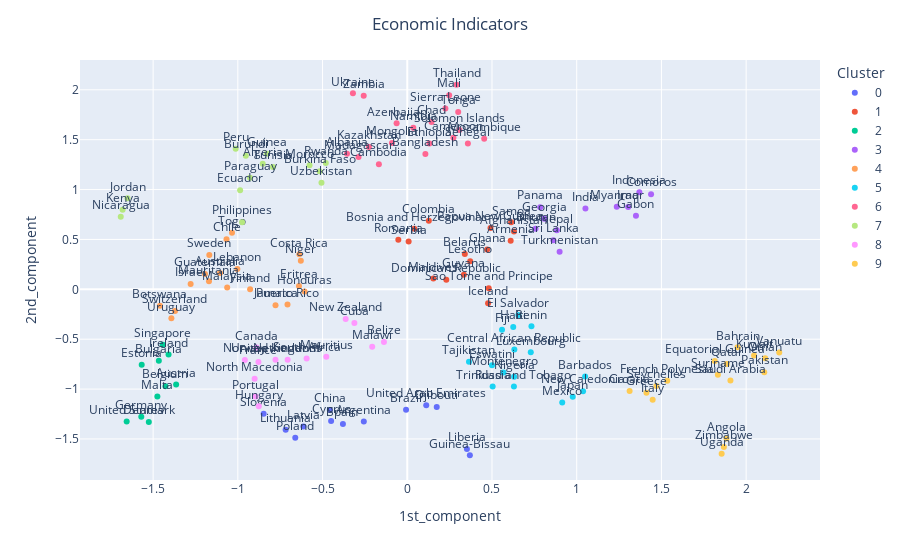
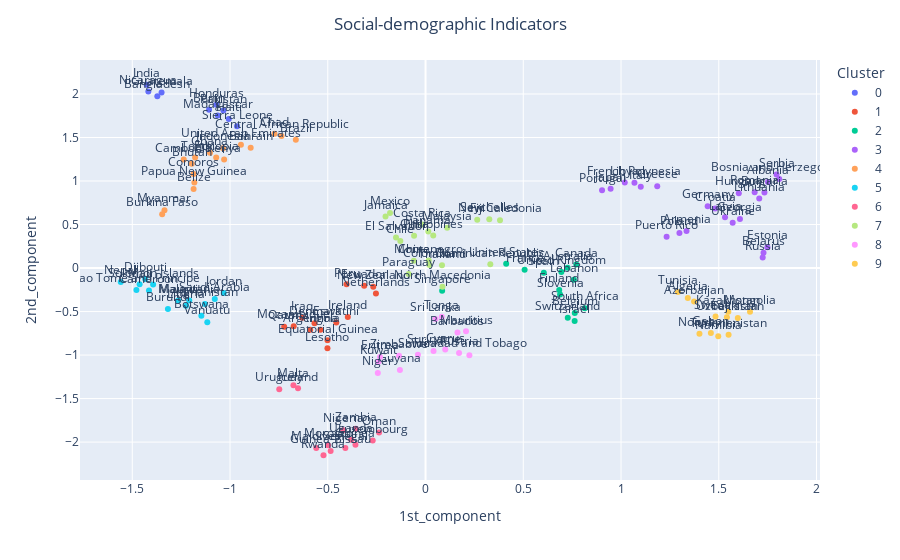
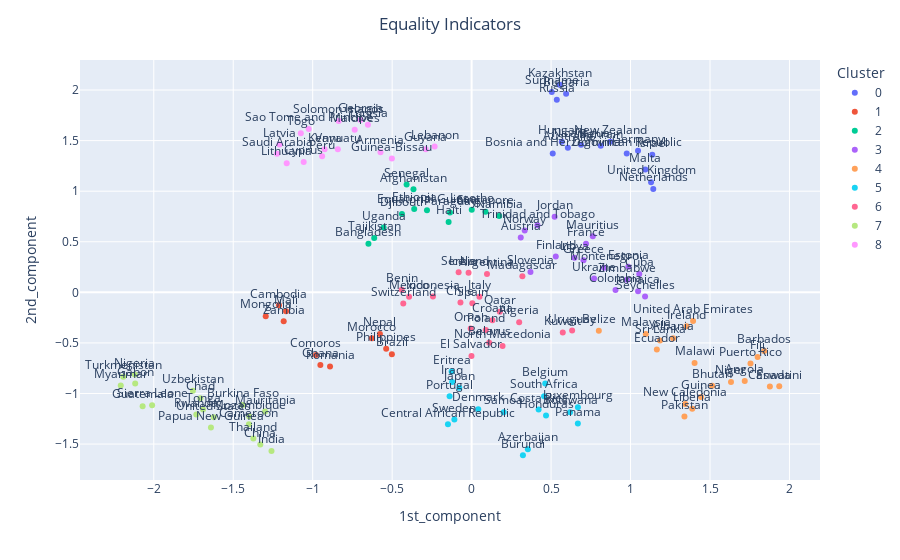
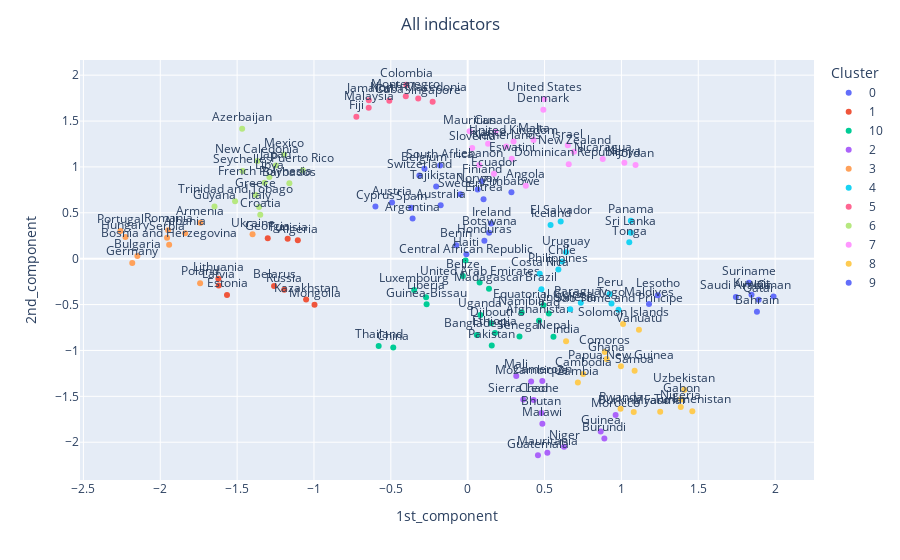

Notebook cell for these charts, in order:
### Code cell
for ind in ind_dict:
    df_norm = df_dict[ind]

    # Apply the TSNE chosen for that indicator
    df_tsne = pd.DataFrame(tsne_dict[ind].fit_transform(df_norm))

    # Scale the result
    scaled_df = pd.DataFrame(StandardScaler().fit_transform(df_tsne), index = df_norm.index, columns = [col_1comp, col_2comp])
    
    # Apply Affinity Propagation
    affinity = afprop_dict[ind].fit(scaled_df)

    # Update the DataFrame with the resulting Cluster labels
    labels_affinity = affinity.labels_
    df_dict[ind].loc[:, col_cluster] = labels_affinity
    scaled_df[col_cluster] = labels_affinity
    scaled_df[col_cluster] = scaled_df[col_cluster].astype(str)

    # Show the resulting chart
    fig = px.scatter(scaled_df, x = col_1comp, y = col_2comp, text = scaled_df.index, size_max=100, color=col_cluster, category_orders={col_cluster: sort(list(set(scaled_df.loc[:, col_cluster])))})
    fig.update_layout(title_text=ind, title_x=0.5)
    fig.update_traces(textposition='top center')
    fig.show()

### Figure 1 — Plotly figure (JSON) as saved in the notebook; plotly's stock layout.template omitted (floating-point values rounded to 4 significant figures)
{"data": [{"hovertemplate": "Cluster=0<br>1st_component=%{x}<br>2nd_component=%{y}<br>Country=%{text}<extra></extra>", "legendgroup": "0", "marker": {"color": "#636efa", "symbol": "circle"}, "mode": "markers+text", "name": "0", "orientation": "v", "showlegend": true, "text": ["Argentina", "Brazil", "China", "Cyprus", "Djibouti", "Guinea-Bissau", "Latvia", "Liberia", "Lithuania", "Poland", "Slovenia", "Spain", "United Arab Emirates"], "textposition": "top center", "type": "scatter", "x": [-0.2565, -0.007166, -0.4571, -0.4495, 0.1739, 0.3695, -0.6133, 0.352, -0.7177, -0.6609, -0.8477, -0.3798, 0.1119], "xaxis": "x", "y": [-1.326, -1.208, -1.209, -1.321, -1.181, -1.663, -1.376, -1.6, -1.407, -1.487, -1.248, -1.351, -1.161], "yaxis": "y"}, {"hovertemplate": "Cluster=1<br>1st_component=%{x}<br>2nd_component=%{y}<br>Country=%{text}<extra></extra>", "legendgroup": "1", "marker": {"color": "#EF553B", "symbol": "circle"}, "mode": "markers+text", "name": "1", "orientation": "v", "showlegend": true, "text": ["Afghanistan", "Armenia", "Belarus", "Bosnia and Herzegovina", "Colombia", "Dominican Republic", "Ghana", "Guyana", "Iceland", "Lesotho", "Maldives", "Papua New Guinea", "Romania", "Samoa", "Sao Tome and Principe", "Serbia"], "textposition": "top center", "type": "scatter", "x": [0.6298, 0.6103, 0.3397, 0.04169, 0.1273, 0.2303, 0.4716, 0.334, 0.4769, 0.3715, 0.154, 0.4911, -0.05269, 0.6132, 0.4807, 0.008102], "xaxis": "x", "y": [0.5785, 0.4858, 0.3552, 0.6066, 0.6873, 0.0961, 0.3995, 0.1469, -0.1389, 0.2825, 0.108, 0.614, 0.4976, 0.6723, 0.01106, 0.4798], "yaxis": "y"}, {"hovertemplate": "Cluster=2<br>1st_component=%{x}<br>2nd_component=%{y}<br>Country=%{text}<extra></extra>", "legendgroup": "2", "marker": {"color": "#00cc96", "symbol": "circle"}, "mode": "markers+text", "name": "2", "orientation": "v", "showlegend": true, "text": ["Austria", "Belgium", "Bulgaria", "Denmark", "Estonia", "Germany", "Ireland", "Malta", "Singapore", "United States"], "textposition": "top center", "type": "scatter", "x": [-1.364, -1.427, -1.466, -1.525, -1.567, -1.57, -1.409, -1.475, -1.443, -1.656], "xaxis": "x", "y": [-0.9532, -0.9713, -0.7168, -1.329, -0.7571, -1.277, -0.6539, -1.075, -0.5545, -1.326], "yaxis": "y"}, {"hovertemplate": "Cluster=3<br>1st_component=%{x}<br>2nd_component=%{y}<br>Country=%{text}<extra></extra>", "legendgroup": "3", "marker": {"color": "#ab63fa", "symbol": "circle"}, "mode": "markers+text", "name": "3", "orientation": "v", "showlegend": true, "text": ["Bhutan", "Comoros", "Gabon", "Georgia", "India", "Indonesia", "Iraq", "Myanmar", "Nepal", "Panama", "Sri Lanka", "Turkmenistan"], "textposition": "top center", "type": "scatter", "x": [0.757, 1.439, 1.35, 0.8091, 1.052, 1.37, 1.304, 1.236, 0.8828, 0.7845, 0.8624, 0.8991], "xaxis": "x", "y": [0.6081, 0.9538, 0.7381, 0.7086, 0.8092, 0.9743, 0.8243, 0.8272, 0.591, 0.823, 0.4922, 0.3767], "yaxis": "y"}, {"hovertemplate": "Cluster=4<br>1st_component=%{x}<br>2nd_component=%{y}<br>Country=%{text}<extra></extra>", "legendgroup": "4", "marker": {"color": "#FFA15A", "symbol": "circle"}, "mode": "markers+text", "name": "4", "orientation": "v", "showlegend": true, "text": ["Australia", "Botswana", "Chile", "Costa Rica", "Eritrea", "Finland", "Guatemala", "Honduras", "Israel", "Jamaica", "Lebanon", "Malaysia", "Mauritania", "Niger", "Puerto Rico", "Sweden", "Switzerland", "Togo", "Uruguay"], "textposition": "top center", "type": "scatter", "x": [-1.105, -1.46, -1.067, -0.6367, -0.6391, -0.9276, -1.194, -0.6061, -1.279, -0.7776, -1.003, -1.063, -1.17, -0.6282, -0.7068, -1.168, -1.371, -1.034, -1.392], "xaxis": "x", "y": [0.1643, -0.1649, 0.5031, 0.3505, 0.03241, -6.897e-06, 0.1536, -0.02099, 0.05356, -0.1592, 0.2027, 0.01759, 0.08004, 0.2862, -0.1521, 0.3446, -0.2184, 0.5682, -0.2905], "yaxis": "y"}, {"hovertemplate": "Cluster=5<br>1st_component=%{x}<br>2nd_component=%{y}<br>Country=%{text}<extra></extra>", "legendgroup": "5", "marker": {"color": "#19d3f3", "symbol": "circle"}, "mode": "markers+text", "name": "5", "orientation": "v", "showlegend": true, "text": ["Barbados", "Benin", "Central African Republic", "El Salvador", "Eswatini", "Fiji", "Haiti", "Japan", "Luxembourg", "Mexico", "Montenegro", "New Caledonia", "Nigeria", "Russia", "Tajikistan", "Trinidad and Tobago"], "textposition": "top center", "type": "scatter", "x": [1.05, 0.733, 0.632, 0.6557, 0.4999, 0.5592, 0.6254, 0.9766, 0.7289, 0.9145, 0.5679, 1.037, 0.6306, 0.504, 0.3643, 0.6294], "xaxis": "x", "y": [-0.8727, -0.3705, -0.6031, -0.2565, -0.7616, -0.4041, -0.3774, -1.078, -0.6316, -1.135, -0.834, -1.021, -0.8757, -0.9748, -0.7257, -0.9752], "yaxis": "y"}, {"hovertemplate": "Cluster=6<br>1st_component=%{x}<br>2nd_component=%{y}<br>Country=%{text}<extra></extra>", "legendgroup": "6", "marker": {"color": "#FF6692", "symbol": "circle"}, "mode": "markers+text", "name": "6", "orientation": "v", "showlegend": true, "text": ["Albania", "Azerbaijan", "Bangladesh", "Cambodia", "Cameroon", "Chad", "Ethiopia", "Kazakhstan", "Madagascar", "Mali", "Mongolia", "Mozambique", "Namibia", "Senegal", "Sierra Leone", "Solomon Islands", "Thailand", "Tonga", "Ukraine", "Zambia"], "textposition": "top center", "type": "scatter", "x": [-0.3558, -0.06292, 0.107, -0.1675, 0.2723, 0.1434, 0.1308, -0.2263, -0.2876, 0.2472, -0.09053, 0.454, 0.03561, 0.3578, 0.2251, 0.3076, 0.291, 0.3006, -0.3208, -0.2571], "xaxis": "x", "y": [1.359, 1.665, 1.356, 1.254, 1.52, 1.677, 1.463, 1.425, 1.327, 1.947, 1.467, 1.51, 1.62, 1.461, 1.813, 1.597, 2.051, 1.779, 1.965, 1.94], "yaxis": "y"}, {"hovertemplate": "Cluster=7<br>1st_component=%{x}<br>2nd_component=%{y}<br>Country=%{text}<extra></extra>", "legendgroup": "7", "marker": {"color": "#B6E880", "symbol": "circle"}, "mode": "markers+text", "name": "7", "orientation": "v", "showlegend": true, "text": ["Algeria", "Burkina Faso", "Burundi", "Ecuador", "Guinea", "Jordan", "Kenya", "Morocco", "Nicaragua", "Paraguay", "Peru", "Philippines", "Rwanda", "Tunisia", "Uzbekistan"], "textposition": "top center", "type": "scatter", "x": [-0.8532, -0.5172, -0.9528, -0.9865, -0.8287, -1.651, -1.68, -0.5768, -1.691, -0.9281, -1.013, -0.9746, -0.4809, -0.7929, -0.5063], "xaxis": "x", "y": [1.259, 1.185, 1.338, 0.9936, 1.36, 0.9123, 0.7979, 1.243, 0.7285, 1.117, 1.41, 0.673, 1.267, 1.226, 1.069], "yaxis": "y"}, {"hovertemplate": "Cluster=8<br>1st_component=%{x}<br>2nd_component=%{y}<br>Country=%{text}<extra></extra>", "legendgroup": "8", "marker": {"color": "#FF97FF", "symbol": "circle"}, "mode": "markers+text", "name": "8", "orientation": "v", "showlegend": true, "text": ["Belize", "Canada", "Cuba", "France", "Hungary", "Malawi", "Mauritius", "Netherlands", "New Zealand", "North Macedonia", "Norway", "Portugal", "South Africa", "United Kingdom"], "textposition": "top center", "type": "scatter", "x": [-0.1376, -0.8902, -0.312, -0.8784, -0.8765, -0.2069, -0.4779, -0.706, -0.3636, -0.9008, -0.9584, -0.8952, -0.5939, -0.7777], "xaxis": "x", "y": [-0.5278, -0.5821, -0.3367, -0.7298, -1.173, -0.5745, -0.6749, -0.7059, -0.2968, -0.896, -0.7073, -1.075, -0.6935, -0.706], "yaxis": "y"}, {"hovertemplate": "Cluster=9<br>1st_component=%{x}<br>2nd_component=%{y}<br>Country=%{text}<extra></extra>", "legendgroup": "9", "marker": {"color": "#FECB52", "symbol": "circle"}, "mode": "markers+text", "name": "9", "orientation": "v", "showlegend": true, "text": ["Angola", "Bahrain", "Croatia", "Equatorial Guinea", "French Polynesia", "Greece", "Italy", "Kuwait", "Oman", "Pakistan", "Qatar", "Saudi Arabia", "Seychelles", "Suriname", "Uganda", "Vanuatu", "Zimbabwe"], "textposition": "top center", "type": "scatter", "x": [1.884, 1.949, 1.312, 1.815, 1.534, 1.412, 1.448, 2.047, 2.112, 2.107, 1.886, 1.907, 1.47, 1.833, 1.855, 2.195, 1.869], "xaxis": "x", "y": [-1.496, -0.5807, -1.019, -0.7178, -0.916, -1.037, -1.106, -0.6623, -0.6913, -0.8307, -0.7474, -0.9143, -0.9683, -0.8564, -1.649, -0.633, -1.581], "yaxis": "y"}], "layout": {"legend": {"title": {"text": "Cluster"}, "tracegroupgap": 0}, "margin": {"t": 60}, "title": {"text": "Economic Indicators", "x": 0.5}, "xaxis": {"anchor": "y", "domain": [0, 1], "title": {"text": "1st_component"}}, "yaxis": {"anchor": "x", "domain": [0, 1], "title": {"text": "2nd_component"}}}}

### Figure 2 — Plotly figure (JSON) as saved in the notebook; plotly's stock layout.template omitted (floating-point values rounded to 4 significant figures)
{"data": [{"hovertemplate": "Cluster=0<br>1st_component=%{x}<br>2nd_component=%{y}<br>Country=%{text}<extra></extra>", "legendgroup": "0", "marker": {"color": "#636efa", "symbol": "circle"}, "mode": "markers+text", "name": "0", "orientation": "v", "showlegend": true, "text": ["Bangladesh", "Benin", "Guatemala", "Haiti", "Honduras", "India", "Madagascar", "Nicaragua", "Pakistan", "Sierra Leone"], "textposition": "top center", "type": "scatter", "x": [-1.372, -1.107, -1.35, -1.007, -1.07, -1.426, -1.063, -1.418, -1.034, -0.9642], "xaxis": "x", "y": [1.975, 1.819, 2.018, 1.713, 1.878, 2.106, 1.753, 2.028, 1.81, 1.628], "yaxis": "y"}, {"hovertemplate": "Cluster=1<br>1st_component=%{x}<br>2nd_component=%{y}<br>Country=%{text}<extra></extra>", "legendgroup": "1", "marker": {"color": "#EF553B", "symbol": "circle"}, "mode": "markers+text", "name": "1", "orientation": "v", "showlegend": true, "text": ["Angola", "Argentina", "Denmark", "Ecuador", "Equatorial Guinea", "Eswatini", "Iraq", "Ireland", "Lesotho", "Mozambique", "Netherlands", "New Zealand", "Peru", "Qatar"], "textposition": "top center", "type": "scatter", "x": [-0.5377, -0.59, -0.5679, -0.3137, -0.5014, -0.4563, -0.6307, -0.3977, -0.5016, -0.6744, -0.2536, -0.2673, -0.404, -0.723], "xaxis": "x", "y": [-0.7103, -0.7091, -0.6344, -0.2046, -0.8303, -0.6273, -0.5722, -0.5622, -0.923, -0.6685, -0.2923, -0.216, -0.1869, -0.6738], "yaxis": "y"}, {"hovertemplate": "Cluster=2<br>1st_component=%{x}<br>2nd_component=%{y}<br>Country=%{text}<extra></extra>", "legendgroup": "2", "marker": {"color": "#00cc96", "symbol": "circle"}, "mode": "markers+text", "name": "2", "orientation": "v", "showlegend": true, "text": ["Australia", "Belgium", "Canada", "Finland", "France", "Israel", "Lebanon", "Singapore", "Slovenia", "South Africa", "Spain", "Switzerland", "United Kingdom", "United States"], "textposition": "top center", "type": "scatter", "x": [0.7265, 0.7635, 0.7713, 0.6838, 0.5068, 0.7628, 0.7589, 0.08497, 0.6883, 0.8144, 0.605, 0.7276, 0.6948, 0.4125], "xaxis": "x", "y": [0.004481, -0.5177, 0.04178, -0.2519, -0.01956, -0.609, -0.1344, -0.2618, -0.3052, -0.4615, -0.05417, -0.5711, -0.04483, 0.04909], "yaxis": "y"}, {"hovertemplate": "Cluster=3<br>1st_component=%{x}<br>2nd_component=%{y}<br>Country=%{text}<extra></extra>", "legendgroup": "3", "marker": {"color": "#ab63fa", "symbol": "circle"}, "mode": "markers+text", "name": "3", "orientation": "v", "showlegend": true, "text": ["Albania", "Armenia", "Belarus", "Bosnia and Herzegovina", "Bulgaria", "Croatia", "Estonia", "French Polynesia", "Georgia", "Germany", "Greece", "Hungary", "Italy", "Japan", "Latvia", "Libya", "Lithuania", "Poland", "Portugal", "Puerto Rico", "Romania", "Russia", "Serbia", "Ukraine"], "textposition": "top center", "type": "scatter", "x": [1.752, 1.335, 1.729, 1.809, 1.734, 1.481, 1.749, 1.069, 1.608, 1.443, 1.185, 1.602, 1.101, 0.9468, 1.532, 1.019, 1.707, 1.299, 0.9029, 1.233, 1.684, 1.725, 1.795, 1.571], "xaxis": "x", "y": [0.9893, 0.4242, 0.1742, 1.024, 0.8679, 0.6852, 0.2396, 0.9812, 0.5633, 0.7103, 0.9406, 0.8606, 0.9338, 0.912, 0.5831, 0.9831, 0.7978, 0.4016, 0.8946, 0.3589, 0.8711, 0.1205, 1.075, 0.5215], "yaxis": "y"}, {"hovertemplate": "Cluster=4<br>1st_component=%{x}<br>2nd_component=%{y}<br>Country=%{text}<extra></extra>", "legendgroup": "4", "marker": {"color": "#FFA15A", "symbol": "circle"}, "mode": "markers+text", "name": "4", "orientation": "v", "showlegend": true, "text": ["Bahrain", "Belize", "Bhutan", "Brazil", "Burkina Faso", "Cambodia", "Central African Republic", "Chad", "Comoros", "Ethiopia", "Ghana", "Indonesia", "Kenya", "Myanmar", "Papua New Guinea", "Togo", "United Arab Emirates"], "textposition": "top center", "type": "scatter", "x": [-0.8944, -1.186, -1.196, -0.6633, -1.347, -1.237, -0.7366, -0.7727, -1.187, -1.071, -1.102, -1.036, -1.03, -1.335, -1.182, -1.179, -0.9442], "xaxis": "x", "y": [1.382, 0.9074, 1.198, 1.474, 0.6184, 1.247, 1.516, 1.543, 1.081, 1.27, 1.325, 1.377, 1.248, 0.6649, 0.984, 1.271, 1.418], "yaxis": "y"}, {"hovertemplate": "Cluster=5<br>1st_component=%{x}<br>2nd_component=%{y}<br>Country=%{text}<extra></extra>", "legendgroup": "5", "marker": {"color": "#19d3f3", "symbol": "circle"}, "mode": "markers+text", "name": "5", "orientation": "v", "showlegend": true, "text": ["Afghanistan", "Botswana", "Burundi", "Cameroon", "Djibouti", "Jordan", "Liberia", "Malawi", "Mali", "Mauritania", "Nepal", "Sao Tome and Principe", "Saudi Arabia", "Solomon Islands", "Vanuatu"], "textposition": "top center", "type": "scatter", "x": [-1.129, -1.147, -1.318, -1.415, -1.434, -1.032, -1.225, -1.265, -1.462, -1.208, -1.559, -1.479, -1.078, -1.393, -1.116], "xaxis": "x", "y": [-0.413, -0.5469, -0.471, -0.2573, -0.1248, -0.2866, -0.4328, -0.3731, -0.1872, -0.3734, -0.1609, -0.2528, -0.3551, -0.1899, -0.6222], "yaxis": "y"}, {"hovertemplate": "Cluster=6<br>1st_component=%{x}<br>2nd_component=%{y}<br>Country=%{text}<extra></extra>", "legendgroup": "6", "marker": {"color": "#FF6692", "symbol": "circle"}, "mode": "markers+text", "name": "6", "orientation": "v", "showlegend": true, "text": ["Guinea", "Guinea-Bissau", "Iceland", "Luxembourg", "Maldives", "Malta", "Morocco", "Nigeria", "Oman", "Rwanda", "Senegal", "Uganda", "Uruguay", "Zambia"], "textposition": "top center", "type": "scatter", "x": [-0.3585, -0.4855, -0.6522, -0.2701, -0.5589, -0.6756, -0.4988, -0.4208, -0.2377, -0.522, -0.41, -0.3803, -0.7481, -0.3571], "xaxis": "x", "y": [-2.032, -2.103, -1.382, -1.982, -2.067, -1.347, -2.035, -1.863, -1.889, -2.151, -2.068, -1.972, -1.392, -1.846], "yaxis": "y"}, {"hovertemplate": "Cluster=7<br>1st_component=%{x}<br>2nd_component=%{y}<br>Country=%{text}<extra></extra>", "legendgroup": "7", "marker": {"color": "#B6E880", "symbol": "circle"}, "mode": "markers+text", "name": "7", "orientation": "v", "showlegend": true, "text": ["Chile", "China", "Colombia", "Costa Rica", "Cuba", "Dominican Republic", "El Salvador", "Fiji", "Jamaica", "Malaysia", "Mexico", "Montenegro", "New Caledonia", "North Macedonia", "Panama", "Paraguay", "Philippines", "Seychelles", "Thailand"], "textposition": "top center", "type": "scatter", "x": [-0.1289, -0.05987, 0.02007, -0.01566, -0.05852, 0.3314, -0.1511, 0.2645, -0.2046, 0.1109, -0.1817, 0.01618, 0.381, 0.08663, 0.01417, -0.0862, 0.03949, 0.3262, 0.08423], "xaxis": "x", "y": [0.3096, 0.08341, 0.03547, 0.4994, 0.3715, 0.04342, 0.3521, 0.5555, 0.5927, 0.4628, 0.6314, 0.08797, 0.5502, -0.2145, 0.4193, -0.06771, 0.3734, 0.5609, 0.03204], "yaxis": "y"}, {"hovertemplate": "Cluster=8<br>1st_component=%{x}<br>2nd_component=%{y}<br>Country=%{text}<extra></extra>", "legendgroup": "8", "marker": {"color": "#FF97FF", "symbol": "circle"}, "mode": "markers+text", "name": "8", "orientation": "v", "showlegend": true, "text": ["Austria", "Barbados", "Cyprus", "Eritrea", "Guyana", "Kuwait", "Mauritius", "Niger", "Samoa", "Sri Lanka", "Suriname", "Tonga", "Trinidad and Tobago", "Zimbabwe"], "textposition": "top center", "type": "scatter", "x": [0.1714, 0.1634, 0.101, -0.2329, -0.131, -0.2405, 0.207, -0.2441, -0.03891, 0.05068, 0.04101, 0.083, 0.2244, -0.1355], "xaxis": "x", "y": [-0.9777, -0.7399, -0.935, -1.022, -1.171, -1.076, -0.7265, -1.206, -0.9961, -0.5847, -0.9543, -0.5604, -1.001, -1.009], "yaxis": "y"}, {"hovertemplate": "Cluster=9<br>1st_component=%{x}<br>2nd_component=%{y}<br>Country=%{text}<extra></extra>", "legendgroup": "9", "marker": {"color": "#FECB52", "symbol": "circle"}, "mode": "markers+text", "name": "9", "orientation": "v", "showlegend": true, "text": ["Algeria", "Azerbaijan", "Gabon", "Kazakhstan", "Mongolia", "Namibia", "Norway", "Sweden", "Tajikistan", "Tunisia", "Turkmenistan", "Uzbekistan"], "textposition": "top center", "type": "scatter", "x": [1.342, 1.374, 1.459, 1.549, 1.66, 1.497, 1.401, 1.483, 1.597, 1.291, 1.55, 1.542], "xaxis": "x", "y": [-0.3447, -0.3837, -0.7476, -0.5018, -0.5032, -0.7847, -0.7549, -0.5566, -0.5741, -0.2765, -0.767, -0.5665], "yaxis": "y"}], "layout": {"legend": {"title": {"text": "Cluster"}, "tracegroupgap": 0}, "margin": {"t": 60}, "title": {"text": "Social-demographic Indicators", "x": 0.5}, "xaxis": {"anchor": "y", "domain": [0, 1], "title": {"text": "1st_component"}}, "yaxis": {"anchor": "x", "domain": [0, 1], "title": {"text": "2nd_component"}}}}

### Figure 3 — Plotly figure (JSON) as saved in the notebook; plotly's stock layout.template omitted (floating-point values rounded to 4 significant figures)
{"data": [{"hovertemplate": "Cluster=0<br>1st_component=%{x}<br>2nd_component=%{y}<br>Country=%{text}<extra></extra>", "legendgroup": "0", "marker": {"color": "#636efa", "symbol": "circle"}, "mode": "markers+text", "name": "0", "orientation": "v", "showlegend": true, "text": ["Australia", "Bahrain", "Bosnia and Herzegovina", "Bulgaria", "Dominican Republic", "Germany", "Hungary", "Israel", "Kazakhstan", "Malta", "Netherlands", "New Zealand", "Nicaragua", "Russia", "Suriname", "United Kingdom"], "textposition": "top center", "type": "scatter", "x": [0.6055, 0.8125, 0.5104, 0.5946, 0.976, 1.047, 0.5674, 1.137, 0.5541, 1.093, 1.143, 0.8725, 0.6887, 0.5361, 0.5043, 1.129], "xaxis": "x", "y": [1.431, 1.45, 1.373, 1.963, 1.372, 1.4, 1.489, 1.36, 2.052, 1.215, 1.022, 1.489, 1.459, 1.903, 1.981, 1.089], "yaxis": "y"}, {"hovertemplate": "Cluster=1<br>1st_component=%{x}<br>2nd_component=%{y}<br>Country=%{text}<extra></extra>", "legendgroup": "1", "marker": {"color": "#EF553B", "symbol": "circle"}, "mode": "markers+text", "name": "1", "orientation": "v", "showlegend": true, "text": ["Brazil", "Cambodia", "Comoros", "Ghana", "Mali", "Mongolia", "Morocco", "Nepal", "Philippines", "Romania", "Zambia"], "textposition": "top center", "type": "scatter", "x": [-0.5017, -1.212, -0.9794, -0.9517, -1.168, -1.296, -0.6278, -0.577, -0.5377, -0.891, -1.182], "xaxis": "x", "y": [-0.6116, -0.1278, -0.6194, -0.7188, -0.187, -0.236, -0.4545, -0.4122, -0.5585, -0.7343, -0.286], "yaxis": "y"}, {"hovertemplate": "Cluster=2<br>1st_component=%{x}<br>2nd_component=%{y}<br>Country=%{text}<extra></extra>", "legendgroup": "2", "marker": {"color": "#00cc96", "symbol": "circle"}, "mode": "markers+text", "name": "2", "orientation": "v", "showlegend": true, "text": ["Afghanistan", "Bangladesh", "Djibouti", "Equatorial Guinea", "Ethiopia", "Haiti", "Lesotho", "Namibia", "Paraguay", "Senegal", "Singapore", "Tajikistan", "Uganda"], "textposition": "top center", "type": "scatter", "x": [-0.3658, -0.6492, -0.4384, -0.2809, -0.3612, -0.1449, 0.0007924, 0.1737, -0.1359, -0.4091, 0.08732, -0.613, -0.5542], "xaxis": "x", "y": [1.018, 0.4806, 0.7736, 0.8107, 0.8229, 0.6965, 0.8158, 0.7542, 0.7903, 1.067, 0.7962, 0.5366, 0.6412], "yaxis": "y"}, {"hovertemplate": "Cluster=3<br>1st_component=%{x}<br>2nd_component=%{y}<br>Country=%{text}<extra></extra>", "legendgroup": "3", "marker": {"color": "#ab63fa", "symbol": "circle"}, "mode": "markers+text", "name": "3", "orientation": "v", "showlegend": true, "text": ["Austria", "Colombia", "Cuba", "Estonia", "Finland", "France", "Greece", "Jamaica", "Jordan", "Libya", "Mauritius", "Montenegro", "Norway", "Seychelles", "Slovenia", "Trinidad and Tobago", "Ukraine", "Zimbabwe"], "textposition": "top center", "type": "scatter", "x": [0.3093, 0.9055, 1.055, 0.9862, 0.5295, 0.7198, 0.704, 1.047, 0.5223, 0.6473, 0.7625, 0.8334, 0.3341, 1.092, 0.3705, 0.4142, 0.7706, 0.9778], "xaxis": "x", "y": [0.5416, 0.02352, 0.1804, 0.2519, 0.3542, 0.4792, 0.3162, 0.01189, 0.7465, 0.3427, 0.5539, 0.2429, 0.6117, -0.04061, 0.2004, 0.6629, 0.1359, 0.1243], "yaxis": "y"}, {"hovertemplate": "Cluster=4<br>1st_component=%{x}<br>2nd_component=%{y}<br>Country=%{text}<extra></extra>", "legendgroup": "4", "marker": {"color": "#FFA15A", "symbol": "circle"}, "mode": "markers+text", "name": "4", "orientation": "v", "showlegend": true, "text": ["Albania", "Angola", "Barbados", "Belize", "Bhutan", "Canada", "Ecuador", "Eswatini", "Fiji", "Guinea", "Ireland", "Liberia", "Malawi", "Malaysia", "New Caledonia", "Niger", "Pakistan", "Puerto Rico", "Sri Lanka", "United Arab Emirates"], "textposition": "top center", "type": "scatter", "x": [1.268, 1.719, 1.841, 0.8005, 1.513, 1.877, 1.166, 1.936, 1.8, 1.444, 1.353, 1.388, 1.403, 1.096, 1.344, 1.632, 1.339, 1.755, 1.185, 1.394], "xaxis": "x", "y": [-0.4535, -0.8776, -0.5811, -0.3788, -0.9247, -0.9299, -0.5658, -0.9285, -0.6393, -1.034, -0.3352, -1.151, -0.6979, -0.4109, -1.103, -0.8872, -1.226, -0.7046, -0.4757, -0.2836], "yaxis": "y"}, {"hovertemplate": "Cluster=5<br>1st_component=%{x}<br>2nd_component=%{y}<br>Country=%{text}<extra></extra>", "legendgroup": "5", "marker": {"color": "#19d3f3", "symbol": "circle"}, "mode": "markers+text", "name": "5", "orientation": "v", "showlegend": true, "text": ["Azerbaijan", "Belgium", "Botswana", "Burundi", "Central African Republic", "Costa Rica", "Denmark", "Eritrea", "Honduras", "Iraq", "Japan", "Luxembourg", "Panama", "Portugal", "Samoa", "South Africa", "Sweden"], "textposition": "top center", "type": "scatter", "x": [0.354, 0.4634, 0.6195, 0.3228, -0.1488, 0.4215, 0.04154, -0.1258, 0.4683, -0.1222, -0.07762, 0.6688, 0.6685, -0.1385, 0.2016, 0.456, -0.1084], "xaxis": "x", "y": [-1.551, -0.9006, -1.185, -1.611, -1.305, -1.157, -1.155, -0.7836, -1.217, -0.8867, -0.944, -1.135, -1.296, -1.028, -1.185, -1.027, -1.256], "yaxis": "y"}, {"hovertemplate": "Cluster=6<br>1st_component=%{x}<br>2nd_component=%{y}<br>Country=%{text}<extra></extra>", "legendgroup": "6", "marker": {"color": "#FF6692", "symbol": "circle"}, "mode": "markers+text", "name": "6", "orientation": "v", "showlegend": true, "text": ["Algeria", "Argentina", "Belarus", "Benin", "Chile", "Croatia", "El Salvador", "Iceland", "Indonesia", "Italy", "Kuwait", "Madagascar", "Mexico", "North Macedonia", "Oman", "Poland", "Qatar", "Serbia", "Spain", "Switzerland", "Uruguay"], "textposition": "top center", "type": "scatter", "x": [0.2992, 0.09673, 0.1105, -0.4398, -0.07019, 0.1309, -0.0008679, -0.01917, -0.2433, 0.04931, 0.5736, 0.3195, -0.3935, 0.1947, -0.005741, 0.08935, 0.1776, -0.08171, 0.004494, -0.4301, 0.6325], "xaxis": "x", "y": [-0.2956, 0.1816, -0.4976, 0.02596, -0.09997, -0.275, -0.6301, 0.1939, -0.04074, -0.04379, -0.3969, 0.159, -0.04357, -0.5305, -0.3573, -0.3712, -0.1924, 0.1978, -0.1079, -0.1093, -0.378], "yaxis": "y"}, {"hovertemplate": "Cluster=7<br>1st_component=%{x}<br>2nd_component=%{y}<br>Country=%{text}<extra></extra>", "legendgroup": "7", "marker": {"color": "#B6E880", "symbol": "circle"}, "mode": "markers+text", "name": "7", "orientation": "v", "showlegend": true, "text": ["Burkina Faso", "Cameroon", "Chad", "China", "Gabon", "Guatemala", "India", "Mauritania", "Mozambique", "Myanmar", "Nigeria", "Papua New Guinea", "Rwanda", "Sierra Leone", "Thailand", "Tonga", "Turkmenistan", "United States", "Uzbekistan"], "textposition": "top center", "type": "scatter", "x": [-1.441, -1.401, -1.707, -1.33, -2.117, -2.07, -1.259, -1.3, -1.399, -2.208, -2.119, -1.64, -1.732, -2.01, -1.373, -1.69, -2.192, -1.623, -1.754], "xaxis": "x", "y": [-1.113, -1.305, -1.046, -1.505, -0.9023, -1.126, -1.568, -1.177, -1.228, -0.9217, -0.8129, -1.335, -1.208, -1.116, -1.446, -1.158, -0.8337, -1.236, -0.9729], "yaxis": "y"}, {"hovertemplate": "Cluster=8<br>1st_component=%{x}<br>2nd_component=%{y}<br>Country=%{text}<extra></extra>", "legendgroup": "8", "marker": {"color": "#FF97FF", "symbol": "circle"}, "mode": "markers+text", "name": "8", "orientation": "v", "showlegend": true, "text": ["Armenia", "Cyprus", "Georgia", "Guinea-Bissau", "Guyana", "Kenya", "Latvia", "Lebanon", "Lithuania", "Maldives", "Peru", "Sao Tome and Principe", "Saudi Arabia", "Solomon Islands", "Togo", "Tunisia", "Vanuatu"], "textposition": "top center", "type": "scatter", "x": [-0.5734, -1.057, -0.6998, -0.5017, -0.2891, -0.9251, -1.209, -0.2326, -1.164, -0.7357, -0.9408, -1.025, -1.224, -0.8366, -1.075, -0.6526, -0.8418], "xaxis": "x", "y": [1.385, 1.289, 1.704, 1.324, 1.415, 1.415, 1.461, 1.442, 1.276, 1.609, 1.345, 1.615, 1.371, 1.694, 1.573, 1.656, 1.415], "yaxis": "y"}], "layout": {"legend": {"title": {"text": "Cluster"}, "tracegroupgap": 0}, "margin": {"t": 60}, "title": {"text": "Equality Indicators", "x": 0.5}, "xaxis": {"anchor": "y", "domain": [0, 1], "title": {"text": "1st_component"}}, "yaxis": {"anchor": "x", "domain": [0, 1], "title": {"text": "2nd_component"}}}}

### Figure 4 — Plotly figure (JSON) as saved in the notebook; plotly's stock layout.template omitted (floating-point values rounded to 4 significant figures)
{"data": [{"hovertemplate": "Cluster=0<br>1st_component=%{x}<br>2nd_component=%{y}<br>Country=%{text}<extra></extra>", "legendgroup": "0", "marker": {"color": "#636efa", "symbol": "circle"}, "mode": "markers+text", "name": "0", "orientation": "v", "showlegend": true, "text": ["Argentina", "Australia", "Austria", "Belgium", "Benin", "Botswana", "Cyprus", "Eritrea", "Finland", "Haiti", "Honduras", "Ireland", "Norway", "South Africa", "Spain", "Sweden", "Switzerland", "Tajikistan", "Zimbabwe"], "textposition": "top center", "type": "scatter", "x": [-0.3584, -0.1757, -0.4921, -0.2812, -0.07462, 0.1391, -0.6002, 0.1031, 0.09191, -0.00846, 0.1086, 0.1524, 0.06485, -0.1797, -0.3676, -0.04723, -0.3144, -0.2051, 0.2846], "xaxis": "x", "y": [0.4393, 0.5823, 0.6133, 0.9814, 0.1478, 0.2835, 0.569, 0.6491, 0.8449, 0.04877, 0.1969, 0.3833, 0.7539, 1.014, 0.5565, 0.7011, 0.9063, 0.7868, 0.7231], "yaxis": "y"}, {"hovertemplate": "Cluster=1<br>1st_component=%{x}<br>2nd_component=%{y}<br>Country=%{text}<extra></extra>", "legendgroup": "1", "marker": {"color": "#EF553B", "symbol": "circle"}, "mode": "markers+text", "name": "1", "orientation": "v", "showlegend": true, "text": ["Algeria", "Belarus", "Estonia", "Georgia", "Kazakhstan", "Latvia", "Lithuania", "Mongolia", "Russia", "Tunisia"], "textposition": "top center", "type": "scatter", "x": [-1.105, -1.26, -1.566, -1.301, -1.051, -1.62, -1.622, -0.9965, -1.193, -1.171], "xaxis": "x", "y": [0.2007, -0.2988, -0.3956, 0.2236, -0.4454, -0.2927, -0.2185, -0.5013, -0.3389, 0.2162], "yaxis": "y"}, {"hovertemplate": "Cluster=10<br>1st_component=%{x}<br>2nd_component=%{y}<br>Country=%{text}<extra></extra>", "legendgroup": "10", "marker": {"color": "#00cc96", "symbol": "circle"}, "mode": "markers+text", "name": "10", "orientation": "v", "showlegend": true, "text": ["Afghanistan", "Bangladesh", "Belize", "Central African Republic", "China", "Djibouti", "Equatorial Guinea", "Ethiopia", "Guinea-Bissau", "Iraq", "Liberia", "Luxembourg", "Madagascar", "Namibia", "Nepal", "Pakistan", "Senegal", "Thailand", "Uganda", "United Arab Emirates"], "textposition": "top center", "type": "scatter", "x": [0.4642, 0.05938, -0.03145, -0.0137, -0.4843, 0.152, 0.493, 0.1776, -0.2673, 0.5278, -0.2706, -0.3481, 0.1385, 0.3508, 0.558, 0.1564, 0.3369, -0.5791, 0.08234, 0.07761], "xaxis": "x", "y": [-0.6775, -0.8319, -0.1888, -0.02106, -0.9669, -0.7049, -0.5076, -0.8096, -0.4976, -0.5979, -0.4191, -0.34, -0.3272, -0.5843, -0.8495, -0.9461, -0.8487, -0.9507, -0.6133, -0.2587], "yaxis": "y"}, {"hovertemplate": "Cluster=2<br>1st_component=%{x}<br>2nd_component=%{y}<br>Country=%{text}<extra></extra>", "legendgroup": "2", "marker": {"color": "#ab63fa", "symbol": "circle"}, "mode": "markers+text", "name": "2", "orientation": "v", "showlegend": true, "text": ["Bhutan", "Burundi", "Cameroon", "Chad", "Guatemala", "Guinea", "Malawi", "Mali", "Mauritania", "Morocco", "Mozambique", "Niger", "Sierra Leone"], "textposition": "top center", "type": "scatter", "x": [0.4795, 0.889, 0.4855, 0.4288, 0.4571, 0.8652, 0.4858, 0.3161, 0.5184, 0.9622, 0.4128, 0.6271, 0.3614], "xaxis": "x", "y": [-1.68, -1.961, -1.332, -1.54, -2.142, -1.883, -1.797, -1.278, -2.114, -1.704, -1.338, -2.05, -1.535], "yaxis": "y"}, {"hovertemplate": "Cluster=3<br>1st_component=%{x}<br>2nd_component=%{y}<br>Country=%{text}<extra></extra>", "legendgroup": "3", "marker": {"color": "#FFA15A", "symbol": "circle"}, "mode": "markers+text", "name": "3", "orientation": "v", "showlegend": true, "text": ["Albania", "Armenia", "Bosnia and Herzegovina", "Bulgaria", "Germany", "Hungary", "Poland", "Portugal", "Romania", "Serbia", "Ukraine"], "textposition": "top center", "type": "scatter", "x": [-1.838, -1.738, -1.942, -2.149, -2.182, -2.226, -1.741, -2.259, -1.949, -1.956, -1.4], "xaxis": "x", "y": [0.2784, 0.391, 0.1511, 0.02948, -0.04582, 0.2369, -0.2664, 0.3009, 0.3106, 0.2281, 0.266], "yaxis": "y"}, {"hovertemplate": "Cluster=4<br>1st_component=%{x}<br>2nd_component=%{y}<br>Country=%{text}<extra></extra>", "legendgroup": "4", "marker": {"color": "#19d3f3", "symbol": "circle"}, "mode": "markers+text", "name": "4", "orientation": "v", "showlegend": true, "text": ["Brazil", "Chile", "Costa Rica", "El Salvador", "Iceland", "Indonesia", "Panama", "Paraguay", "Peru", "Philippines", "Sao Tome and Principe", "Sri Lanka", "Togo", "Tonga", "Uruguay"], "textposition": "top center", "type": "scatter", "x": [0.4796, 0.6145, 0.4687, 0.605, 0.5391, 0.6669, 1.061, 0.7359, 0.9233, 0.5901, 0.9813, 1.061, 0.9354, 1.051, 0.6399], "xaxis": "x", "y": [-0.3317, -0.03196, -0.1634, 0.4047, 0.3667, -0.5497, 0.414, -0.4796, -0.3837, -0.1186, -0.5568, 0.2832, -0.4896, 0.1789, 0.06912], "yaxis": "y"}, {"hovertemplate": "Cluster=5<br>1st_component=%{x}<br>2nd_component=%{y}<br>Country=%{text}<extra></extra>", "legendgroup": "5", "marker": {"color": "#FF6692", "symbol": "circle"}, "mode": "markers+text", "name": "5", "orientation": "v", "showlegend": true, "text": ["Colombia", "Cuba", "Fiji", "Jamaica", "Malaysia", "Montenegro", "North Macedonia", "Singapore"], "textposition": "top center", "type": "scatter", "x": [-0.3994, -0.5099, -0.7242, -0.6432, -0.6439, -0.4027, -0.3219, -0.228], "xaxis": "x", "y": [1.896, 1.721, 1.548, 1.727, 1.645, 1.771, 1.744, 1.71], "yaxis": "y"}, {"hovertemplate": "Cluster=6<br>1st_component=%{x}<br>2nd_component=%{y}<br>Country=%{text}<extra></extra>", "legendgroup": "6", "marker": {"color": "#B6E880", "symbol": "circle"}, "mode": "markers+text", "name": "6", "orientation": "v", "showlegend": true, "text": ["Azerbaijan", "Barbados", "Croatia", "French Polynesia", "Greece", "Guyana", "Italy", "Japan", "Libya", "Mexico", "New Caledonia", "Puerto Rico", "Seychelles", "Trinidad and Tobago"], "textposition": "top center", "type": "scatter", "x": [-1.467, -1.16, -1.349, -1.321, -1.379, -1.647, -1.357, -1.248, -1.29, -1.194, -1.368, -1.073, -1.464, -1.513], "xaxis": "x", "y": [1.415, 0.8217, 0.4798, 0.8278, 0.6946, 0.5701, 0.562, 1.014, 0.8901, 1.136, 1.064, 0.9644, 0.9547, 0.6271], "yaxis": "y"}, {"hovertemplate": "Cluster=7<br>1st_component=%{x}<br>2nd_component=%{y}<br>Country=%{text}<extra></extra>", "legendgroup": "7", "marker": {"color": "#FF97FF", "symbol": "circle"}, "mode": "markers+text", "name": "7", "orientation": "v", "showlegend": true, "text": ["Angola", "Canada", "Denmark", "Dominican Republic", "Ecuador", "Eswatini", "France", "Israel", "Jordan", "Kenya", "Lebanon", "Malta", "Mauritius", "Netherlands", "New Zealand", "Nicaragua", "Slovenia", "United Kingdom", "United States"], "textposition": "top center", "type": "scatter", "x": [0.3783, 0.18, 0.4923, 0.6574, 0.1706, 0.2865, 0.1327, 0.6511, 1.092, 1.019, 0.07498, 0.4285, 0.01237, 0.2505, 0.6919, 0.8786, 0.0293, 0.2983, 0.4979], "xaxis": "x", "y": [0.7956, 1.383, 1.624, 1.03, 0.925, 1.088, 1.253, 1.236, 1.021, 1.046, 1.021, 1.293, 1.388, 1.222, 1.167, 1.086, 1.206, 1.276, 1.739], "yaxis": "y"}, {"hovertemplate": "Cluster=8<br>1st_component=%{x}<br>2nd_component=%{y}<br>Country=%{text}<extra></extra>", "legendgroup": "8", "marker": {"color": "#FECB52", "symbol": "circle"}, "mode": "markers+text", "name": "8", "orientation": "v", "showlegend": true, "text": ["Burkina Faso", "Cambodia", "Comoros", "Gabon", "Ghana", "India", "Myanmar", "Nigeria", "Papua New Guinea", "Rwanda", "Samoa", "Solomon Islands", "Turkmenistan", "Uzbekistan", "Vanuatu", "Zambia"], "textposition": "top center", "type": "scatter", "x": [1.08, 0.7514, 0.8921, 1.39, 0.9034, 0.64, 1.252, 1.386, 0.9967, 0.9944, 1.086, 1.011, 1.461, 1.409, 1.114, 0.7167], "xaxis": "x", "y": [-1.671, -1.256, -1.016, -1.535, -1.093, -0.899, -1.668, -1.617, -1.173, -1.636, -1.221, -0.7119, -1.661, -1.429, -0.7731, -1.35], "yaxis": "y"}, {"hovertemplate": "Cluster=9<br>1st_component=%{x}<br>2nd_component=%{y}<br>Country=%{text}<extra></extra>", "legendgroup": "9", "marker": {"color": "#636efa", "symbol": "circle"}, "mode": "markers+text", "name": "9", "orientation": "v", "showlegend": true, "text": ["Bahrain", "Kuwait", "Lesotho", "Maldives", "Oman", "Qatar", "Saudi Arabia", "Suriname"], "textposition": "top center", "type": "scatter", "x": [1.882, 1.846, 1.236, 1.179, 1.99, 1.893, 1.745, 1.83], "xaxis": "x", "y": [-0.577, -0.392, -0.3978, -0.494, -0.4114, -0.4488, -0.4184, -0.2628], "yaxis": "y"}], "layout": {"legend": {"title": {"text": "Cluster"}, "tracegroupgap": 0}, "margin": {"t": 60}, "title": {"text": "All indicators", "x": 0.5}, "xaxis": {"anchor": "y", "domain": [0, 1], "title": {"text": "1st_component"}}, "yaxis": {"anchor": "x", "domain": [0, 1], "title": {"text": "2nd_component"}}}}
